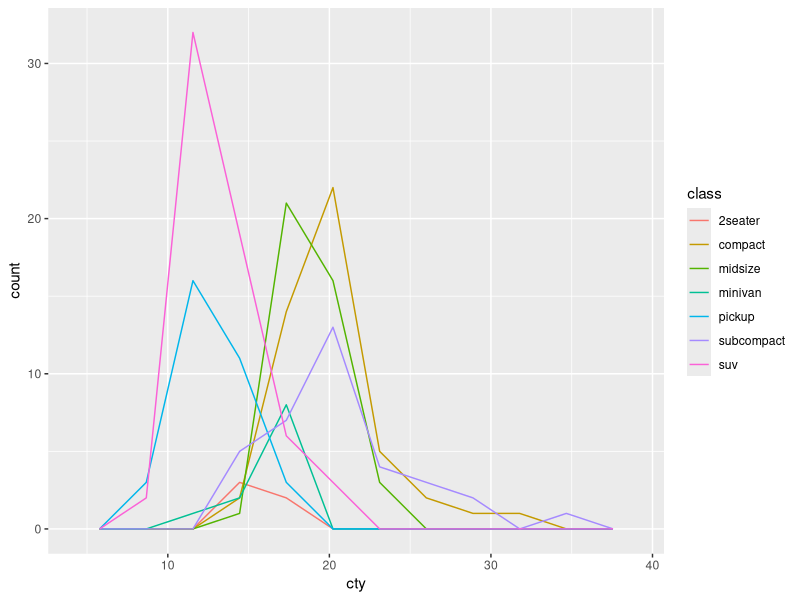
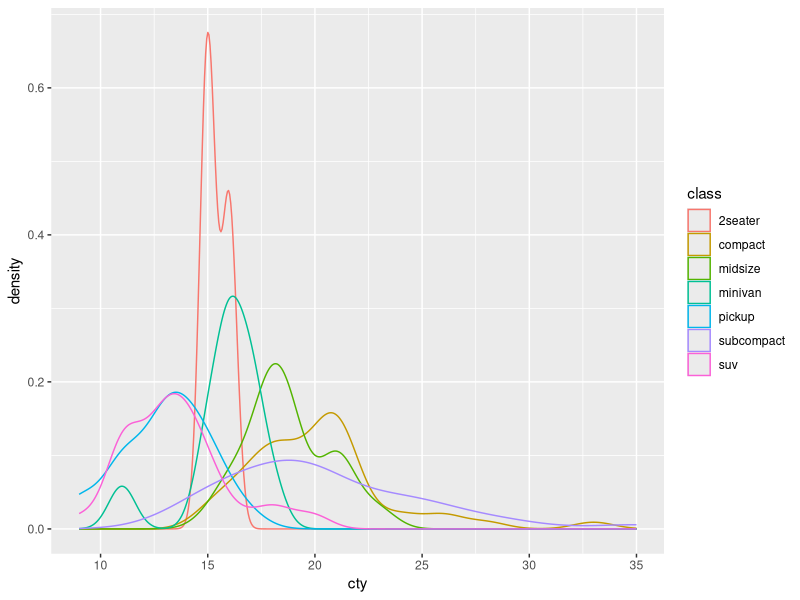
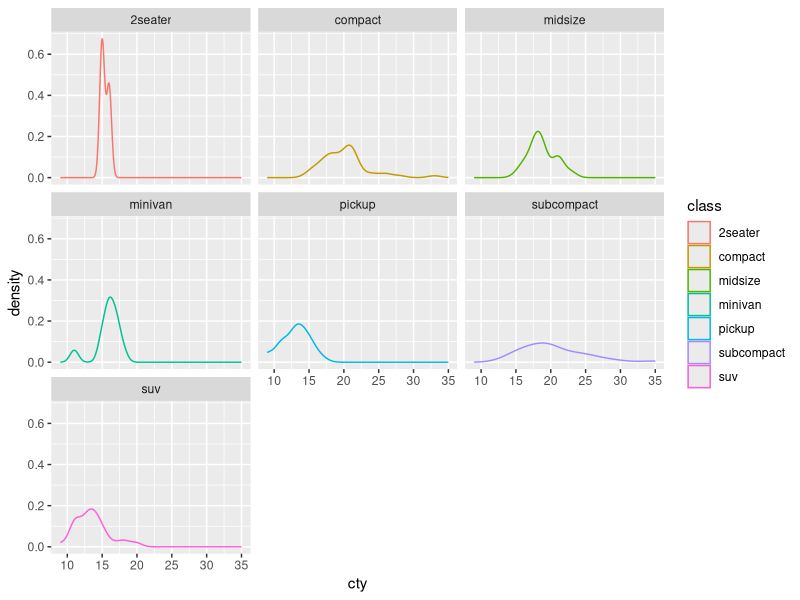
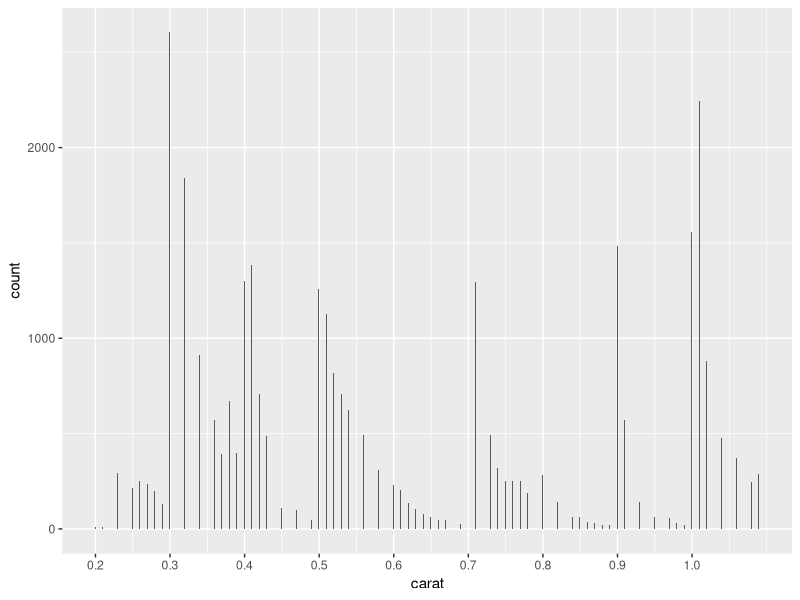

Here is the R script that generated these plots, in order:
## ---- chunk 1
# knitr options
knitr::opts_chunk$set(echo = TRUE)
## ---- chunk 2
library(tidyverse)

## ---- chunk 3
## NOTE: No need to modify
mpg %>%
  ggplot(aes(cty, color = class)) +
  geom_freqpoly(bins = 10)
## ---- chunk 4
## NOTE: No need to modify
mpg %>%
  ggplot(aes(cty, color = class)) +
  geom_density()
## ---- chunk 5
mpg %>%
  ggplot(aes(cty, color = class)) +
  geom_density() + 
  facet_wrap( ~ class)
## ---- chunk 6
## TODO: Run this chunk; play with differnet bin widths
diamonds %>%
  filter(carat < 1.1) %>%

  ggplot(aes(carat)) +
  geom_histogram(binwidth = 0.001, boundary = 0.005) +
  scale_x_continuous(
    breaks = seq(0, 1, by = 0.1)

  )
